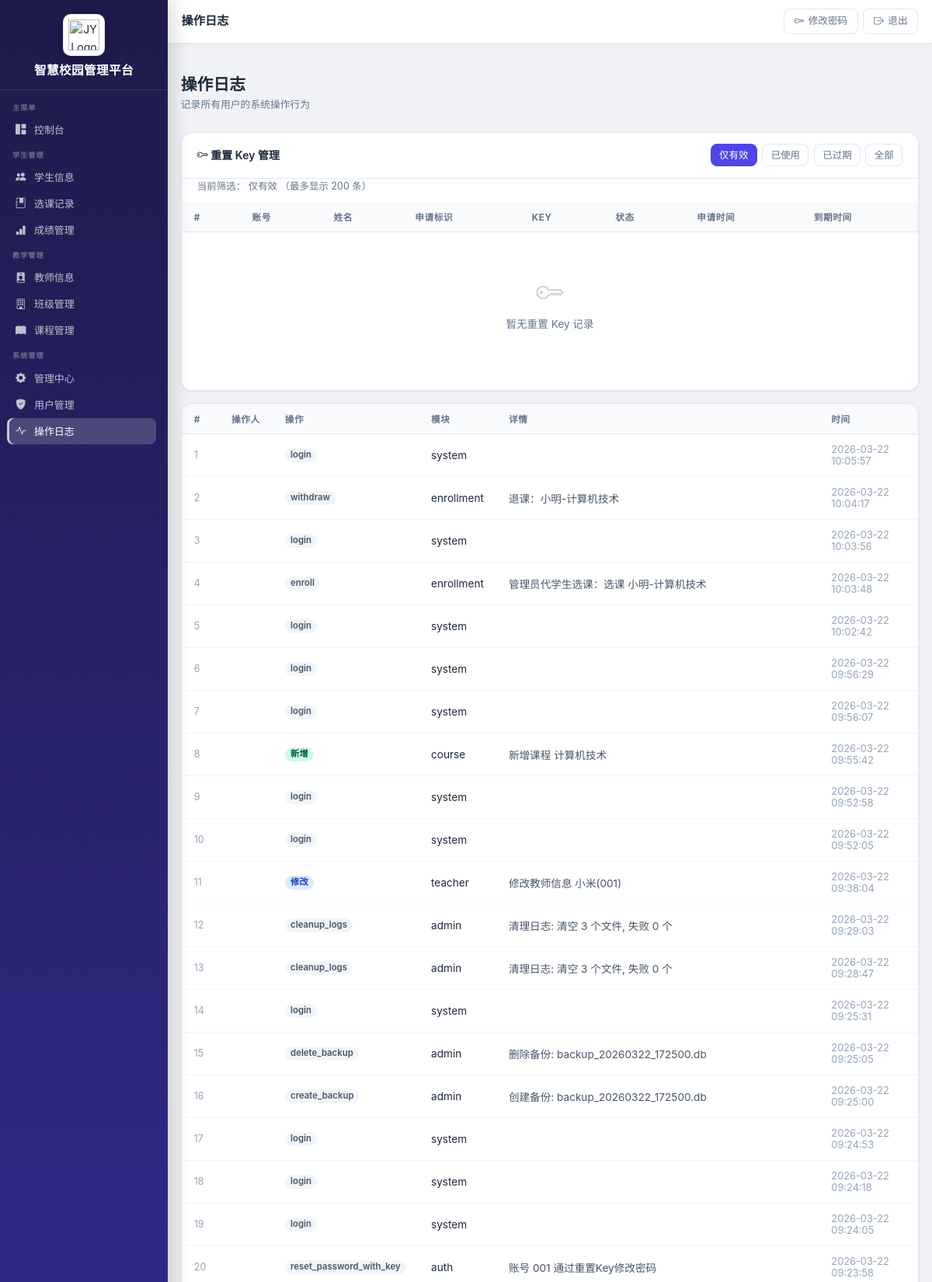
The app's page /ops-log (signed in, upper part) with its own data.
### app.py (models this page shows)
class OperationLog(db.Model):
    __tablename__ = "operation_logs"
    id = db.Column(db.Integer, primary_key=True)
    user_id = db.Column(db.Integer, db.ForeignKey("users.id"))
    action = db.Column(db.String(100), nullable=False)
    module = db.Column(db.String(50))  # 模块名 student, course, score
    record_id = db.Column(db.Integer)
    details = db.Column(db.Text)
    created_at = db.Column(db.DateTime, default=datetime.utcnow)
    updated_at = db.Column(db.DateTime, default=datetime.utcnow, onupdate=datetime.utcnow)

### app.py (the view)
@app.route("/ops-log")
@role_required("admin")
def list_ops_log():
    now = datetime.utcnow()
    key_status = request.args.get("key_status", "valid").strip().lower()
    logs = OperationLog.query.order_by(OperationLog.created_at.desc()).limit(500).all()
    reset_keys_q = (
        db.session.query(PasswordResetKey, User.username, User.full_name)
        .outerjoin(User, PasswordResetKey.user_id == User.id)
    )
    if key_status == "used":
        reset_keys_q = reset_keys_q.filter(PasswordResetKey.is_used.is_(True))
    elif key_status == "expired":
        reset_keys_q = reset_keys_q.filter(
            PasswordResetKey.is_used.is_(False),
            PasswordResetKey.expires_at < now,
        )
    elif key_status == "all":
        pass
    else:
        key_status = "valid"
        reset_keys_q = reset_keys_q.filter(
            PasswordResetKey.is_used.is_(False),
            PasswordResetKey.expires_at >= now,
        )
    reset_keys = (
        reset_keys_q
        .order_by(PasswordResetKey.created_at.desc())
        .limit(200)
        .all()
    )
    return render_template(
        "admin/logs.html",
        logs=logs,
        reset_keys=reset_keys,
        key_status=key_status,
        now=now,
    )

### app.py (called while the page is built)
def role_required(*roles):
    def decorator(f):
        @wraps(f)
        def decorated_function(*args, **kwargs):
            if "user_id" not in session:
                flash("请先登录", "warning")
                return redirect(url_for("login"))
            user = User.query.get(session.get("user_id"))
            if user.role not in roles:
                flash("权限不足", "danger")
                return redirect(url_for("dashboard"))
            return f(*args, **kwargs)
        return decorated_function
    return decorator

@app.context_processor
def inject_role_flags():
    role = session.get("role")
    user_id = session.get("user_id")
    return {
        "is_counselor": role == "teacher" and _is_counselor(user_id)
    }

### templates/admin/logs.html (shortened to what this page needs)
﻿{% extends "base.html" %}
{% block page_title %}操作日志{% endblock %}
{% block content %}
<div class="page-header">
  <div>
    <h1 class="page-title">操作日志</h1>
    <p class="page-subtitle">记录所有用户的系统操作行为</p>
  </div>
</div>
<div class="table-card" style="margin-bottom:1rem">
  <div class="table-toolbar">
    <div class="fw-semibold"><i class="bi bi-key"></i> 重置 Key 管理</div>
    <div class="d-flex" style="gap:.4rem;flex-wrap:wrap">
      <a href="{{ url_for('list_ops_log', key_status='valid') }}" class="btn btn-sm {% if key_status == 'valid' %}btn-primary{% else %}btn-outline-secondary{% endif %}">仅有效</a>
      <a href="{{ url_for('list_ops_log', key_status='used') }}" class="btn btn-sm {% if key_status == 'used' %}btn-primary{% else %}btn-outline-secondary{% endif %}">已使用</a>
      <a href="{{ url_for('list_ops_log', key_status='expired') }}" class="btn btn-sm {% if key_status == 'expired' %}btn-primary{% else %}btn-outline-secondary{% endif %}">已过期</a>
      <a href="{{ url_for('list_ops_log', key_status='all') }}" class="btn btn-sm {% if key_status == 'all' %}btn-primary{% else %}btn-outline-secondary{% endif %}">全部</a>
    </div>
  </div>
  <div style="padding:0 1.25rem .65rem;font-size:.78rem;color:#64748b">
    当前筛选：
    {% if key_status == 'valid' %}仅有效{% elif key_status == 'used' %}已使用{% elif key_status == 'expired' %}已过期{% else %}全部{% endif %}
    （最多显示 200 条）
  </div>
  <div class="table-responsive">
    <table class="table">
      <thead>
        <tr>
          <th>#</th>
          <th>账号</th>
          <th>姓名</th>
          <th>申请标识</th>
          <th>Key</th>
          <th>状态</th>
          <th>申请时间</th>
          <th>到期时间</th>
        </tr>
      </thead>
      <tbody>
        {% if reset_keys %}
        {% for item in reset_keys %}
        {% set key_row = item[0] %}
        {% set username = item[1] %}
        {% set full_name = item[2] %}
        <tr>
          <td style="color:#94a3b8;font-size:.78rem">{{ loop.index }}</td>
          <td><code style="background:#f1f5f9;padding:.15em .45em;border-radius:.3rem;font-size:.8rem">{{ username or '' }}</code></td>
          <td class="fw-semibold">{{ full_name or '' }}</td>
          <td>{{ key_row.requested_identifier or '' }}</td>
          <td><code style="background:#eef2ff;color:#4338ca;padding:.15em .45em;border-radius:.3rem;font-size:.8rem">{{ key_row.reset_key }}</code></td>
          <td>
            {% if key_row.is_used %}
            <span class="badge badge-secondary">已使用</span>
            {% elif key_row.expires_at and key_row.expires_at < now %}
            <span class="badge badge-danger">已过期</span>
            {% else %}
            <span class="badge badge-success">有效</span>
            {% endif %}
          </td>
          <td style="color:#94a3b8;font-size:.8rem">{{ key_row.created_at.strftime('%Y-%m-%d %H:%M:%S') if key_row.created_at else '' }}</td>
          <td style="color:#94a3b8;font-size:.8rem">{{ key_row.expires_at.strftime('%Y-%m-%d %H:%M:%S') if key_row.expires_at else '' }}</td>
        </tr>
        {% endfor %}
        {% else %}
        <tr>
          <td colspan="8">
            <div class="no-data">
              <i class="bi bi-key"></i>
              <p>暂无重置 Key 记录</p>
            </div>
          </td>
        </tr>
        {% endif %}
      </tbody>
    </table>
  </div>
</div>
<div class="table-card">
  <div class="table-responsive">
    <table class="table">
      <thead>
        <tr>
          <th>#</th>
          <th>操作人</th>
          <th>操作</th>
          <th>模块</th>
          <th>详情</th>
          <th>时间</th>
        </tr>
      </thead>
      <tbody>
        {% if logs %}
        {% for log in logs %}
        <tr>
          <td style="color:#94a3b8;font-size:.78rem">{{ loop.index }}</td>
          <td class="fw-semibold">{{ log.user.full_name if log.user else '' }}</td>
          <td>
            {% if log.action == 'create' %}
            <span class="badge badge-success">新增</span>
            {% elif log.action == 'update' %}
            <span class="badge badge-info">修改</span>
            {% elif log.action == 'delete' %}
            <span class="badge badge-danger">删除</span>
            {% else %}
            <span class="badge badge-secondary">{{ log.action }}</span>
            {% endif %}
          </td>
          <td>{{ log.module or '' }}</td>
          <td style="color:#475569">{{ log.details or '' }}</td>
          <td style="color:#94a3b8;font-size:.8rem">{{ log.created_at.strftime('%Y-%m-%d %H:%M:%S') if log.created_at else '' }}</td>
        </tr>
        {% endfor %}
        {% endif %}
      </tbody>
    </table>
  </div>
</div>
{% endblock %}

### templates/base.html (shortened to what this page needs)
﻿<!DOCTYPE html>
<html lang="zh-CN">
<head>
  <link href="https://cdn.jsdelivr.net/npm/bootstrap@5.3.3/dist/css/bootstrap.min.css" rel="stylesheet">
  <link rel="stylesheet" href="https://cdn.jsdelivr.net/npm/bootstrap-icons@1.11.0/font/bootstrap-icons.css">
  <link rel="stylesheet" href="{{ url_for('static', filename='style.css') }}">
</head>
<body>
{% if 'user_id' in session %}
<aside class="sidebar" id="sidebar">
  <div class="sidebar-brand">
    <div class="brand-logo">
      <img src="{{ url_for('static', filename='images/logo.png') }}" alt="JY Logo">
    </div>
    <div class="brand-name">智慧校园管理平台</div>
  </div>
  <nav class="sidebar-nav" id="sidebarNav">
    <div class="sidebar-section">
      <div class="sidebar-section-label">主菜单</div>
      <a class="sidebar-link {% if request.endpoint == 'dashboard' %}active{% endif %}"
         href="{{ url_for('dashboard') }}">
        <i class="bi bi-grid-1x2-fill nav-icon"></i> 控制台
      </a>
    </div>
    <div class="sidebar-section">
      <div class="sidebar-section-label">学生管理</div>
      {% if session.role != 'teacher' or is_counselor %}
      <a class="sidebar-link {% if 'student' in (request.endpoint or '') and 'score' not in (request.endpoint or '') %}active{% endif %}"
         href="{{ url_for('list_students') }}">
        <i class="bi bi-people-fill nav-icon"></i> {% if session.role == 'student' %}我的信息{% else %}学生信息{% endif %}
      </a>
      {% if session.role != 'student' %}
      <a class="sidebar-link {% if 'enrollment' in (request.endpoint or '') %}active{% endif %}"
         href="{{ url_for('list_enrollments') }}">
        <i class="bi bi-journal-bookmark-fill nav-icon"></i> 选课记录
      </a>
      {% endif %}
      {% endif %}
      <a class="sidebar-link {% if 'score' in (request.endpoint or '') %}active{% endif %}"
         href="{{ url_for('list_scores') }}">
        <i class="bi bi-bar-chart-fill nav-icon"></i> 成绩管理
      </a>
    </div>
    {% if session.role in ['admin', 'teacher'] %}
    <div class="sidebar-section">
      <div class="sidebar-section-label">教学管理</div>
      <a class="sidebar-link {% if 'teacher' in (request.endpoint or '') %}active{% endif %}"
         href="{{ url_for('list_teachers') }}">
        <i class="bi bi-person-badge-fill nav-icon"></i> 教师信息
      </a>
      {% if session.role == 'admin' or (session.role == 'teacher' and is_counselor) %}
      <a class="sidebar-link {% if 'class' in (request.endpoint or '') %}active{% endif %}"
         href="{{ url_for('list_classes') }}">
        <i class="bi bi-building nav-icon"></i> 班级管理
      </a>
      {% endif %}
      <a class="sidebar-link {% if 'course' in (request.endpoint or '') %}active{% endif %}"
         href="{{ url_for('list_courses') }}">
        <i class="bi bi-book-fill nav-icon"></i> 课程管理
      </a>
    </div>
    {% endif %}
    {% if session.role == 'admin' %}
    <div class="sidebar-section">
      <div class="sidebar-section-label">系统管理</div>
      <a class="sidebar-link {% if (request.endpoint or '').startswith('admin_') %}active{% endif %}"
         href="{{ url_for('admin_index') }}">
        <i class="bi bi-gear-fill nav-icon"></i> 管理中心
      </a>
      <a class="sidebar-link {% if 'user' in (request.endpoint or '') %}active{% endif %}"
         href="{{ url_for('list_users') }}">
        <i class="bi bi-shield-fill-check nav-icon"></i> 用户管理
      </a>
      <a class="sidebar-link {% if request.endpoint == 'list_ops_log' %}active{% endif %}"
         href="{{ url_for('list_ops_log') }}">
        <i class="bi bi-activity nav-icon"></i> 操作日志
      </a>
    </div>
    {% endif %}
  </nav>
</aside>
<header class="topbar">
  <div class="topbar-title">{% block page_title %}{% endblock %}</div>
  <div class="topbar-actions">
    <a href="{{ url_for('change_password') }}" class="topbar-btn d-none d-md-inline-flex">
      <i class="bi bi-key"></i> 修改密码
    </a>
    <a href="{{ url_for('logout') }}" class="topbar-btn btn-exit">
      <i class="bi bi-box-arrow-right"></i> 退出
    </a>
  </div>
</header>
<main class="main-content">
  <div class="page-container">
{% else %}
<main>
{% endif %}
{% block content %}{% endblock %}
{% if 'user_id' in session %}
  </div>
</main>
{% else %}
</main>
{% endif %}
</body>
</html>

### records on screen
OperationLog: action "login", module "system", created_at "2026-03-22 10:05:57"
OperationLog: action "withdraw", module "enrollment", details "退课：小明-计算机技术", created_at "2026-03-22 10:04:17"
OperationLog: action "login", module "system", created_at "2026-03-22 10:03:56"
OperationLog: action "enroll", module "enrollment", details "管理员代学生选课：选课 小明-计算机技术", created_at "2026-03-22 10:03:48"
OperationLog: action "login", module "system", created_at "2026-03-22 10:02:42"
OperationLog: action "login", module "system", created_at "2026-03-22 09:56:29"
OperationLog: action "login", module "system", created_at "2026-03-22 09:56:07"
OperationLog: action "新增", module "course", details "新增课程 计算机技术", created_at "2026-03-22 09:55:42"
OperationLog: action "login", module "system", created_at "2026-03-22 09:52:58"
OperationLog: action "login", module "system", created_at "2026-03-22 09:52:05"
OperationLog: action "修改", module "teacher", details "修改教师信息 小米(001)", created_at "2026-03-22 09:38:04"
OperationLog: action "cleanup_logs", module "admin", details "清理日志: 清空 3 个文件, 失败 0 个", created_at "2026-03-22 09:29:03"
OperationLog: action "cleanup_logs", module "admin", details "清理日志: 清空 3 个文件, 失败 0 个", created_at "2026-03-22 09:28:47"
OperationLog: action "login", module "system", created_at "2026-03-22 09:25:31"
OperationLog: action "delete_backup", module "admin", details "删除备份: backup_20260322_172500.db", created_at "2026-03-22 09:25:05"
OperationLog: action "create_backup", module "admin", details "创建备份: backup_20260322_172500.db", created_at "2026-03-22 09:25:00"
OperationLog: action "login", module "system", created_at "2026-03-22 09:24:53"
OperationLog: action "login", module "system", created_at "2026-03-22 09:24:18"
OperationLog: action "login", module "system", created_at "2026-03-22 09:24:05"
OperationLog: action "reset_password_with_key", module "auth", details "账号 001 通过重置Key修改密码", created_at "2026-03-22 09:23:58"
